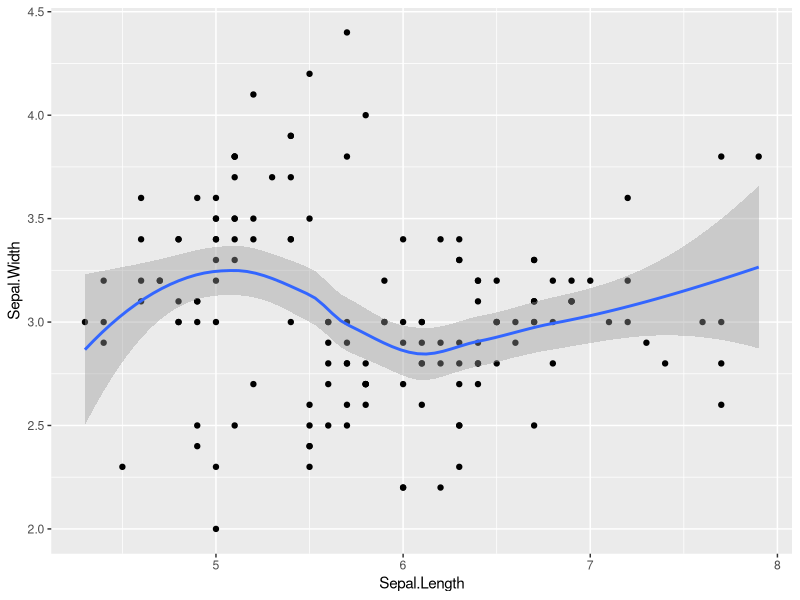
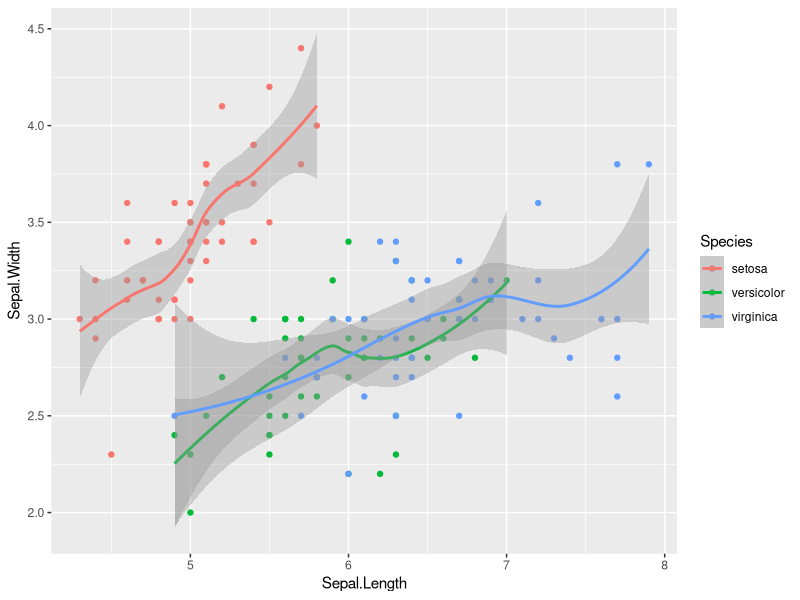

Generate these figures, in order, with R:
# Installation of packages
#renv::install(c('tidyverse', 'ggpubr'))

# Plots of data
library(tidyverse)
library(ggpubr)

# Plot Iris data
head(iris)
ggplot(iris,aes(x=Sepal.Length, y= Sepal.Width))+
  geom_point()+
  geom_smooth()

# Per group
ggplot(iris,aes(x=Sepal.Length, y= Sepal.Width, color = Species))+
  geom_point()+
  geom_smooth()

